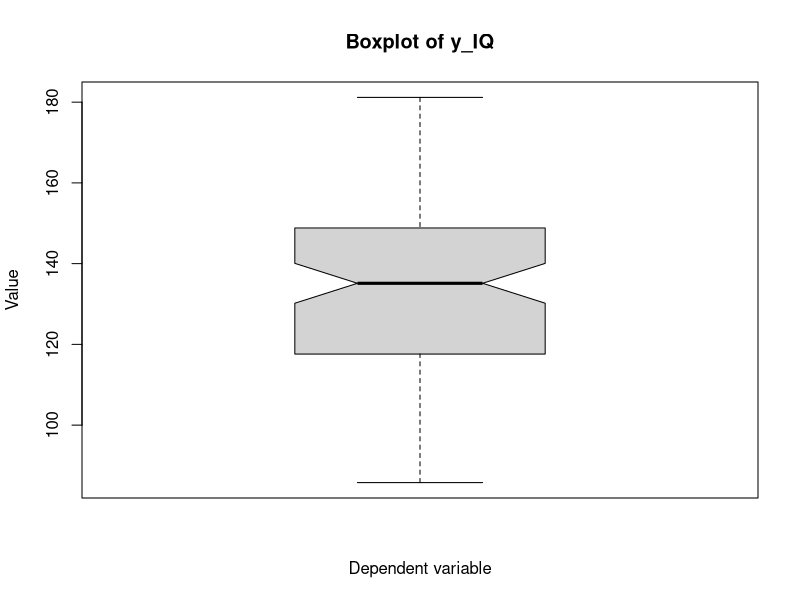
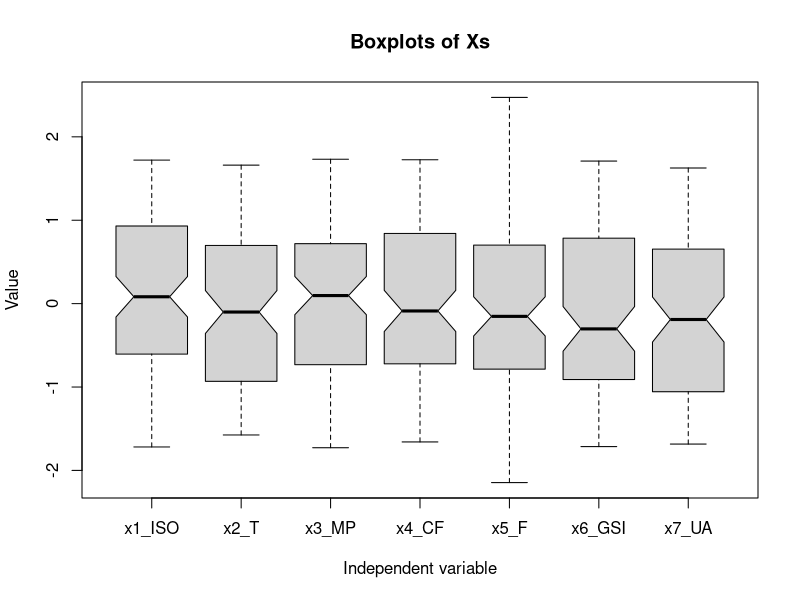
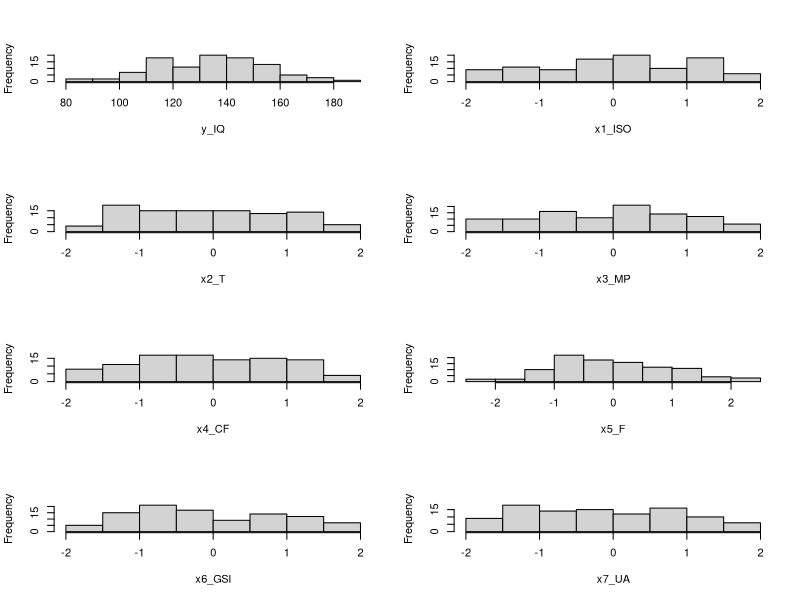
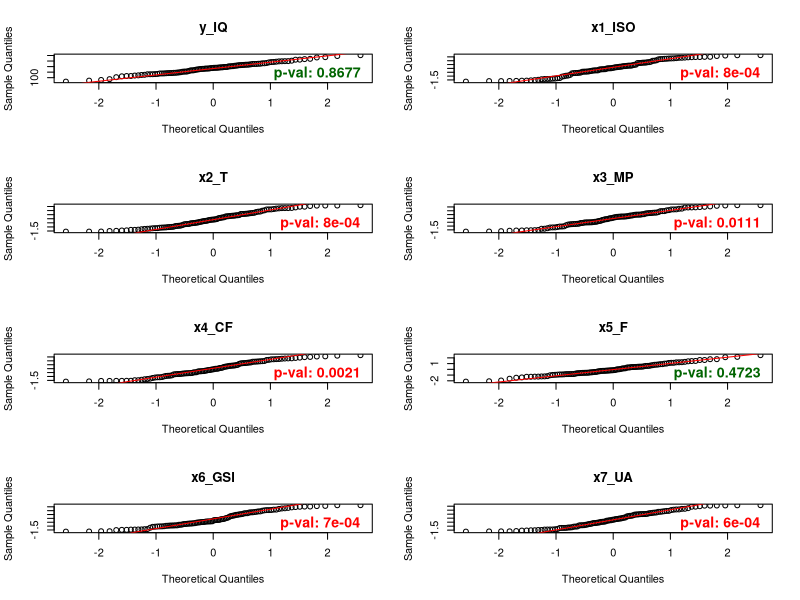
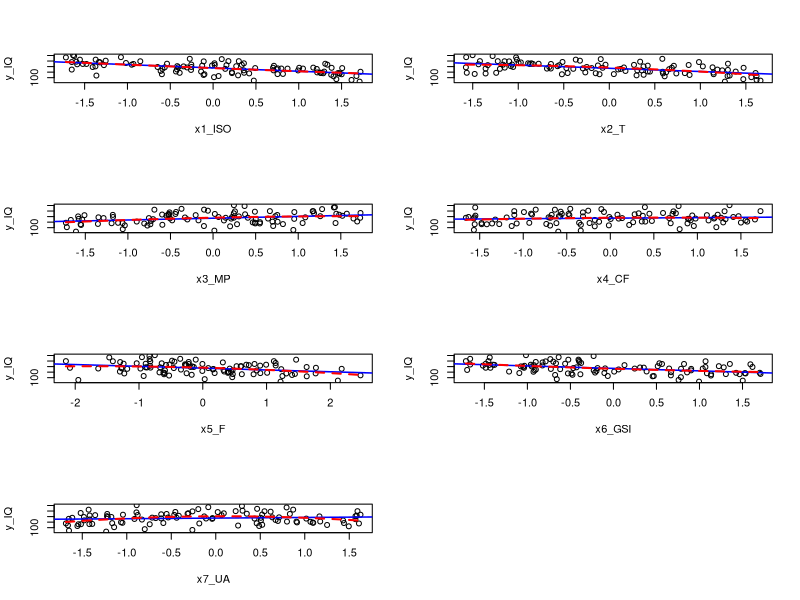
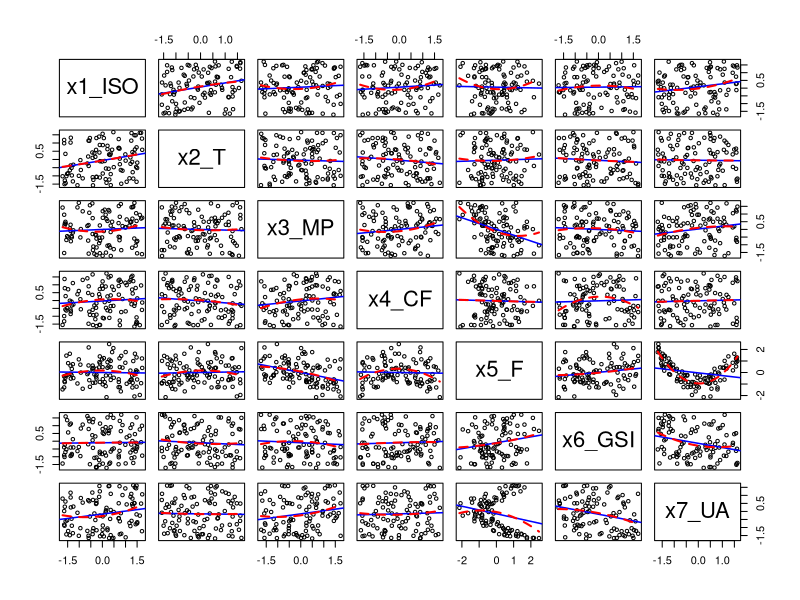
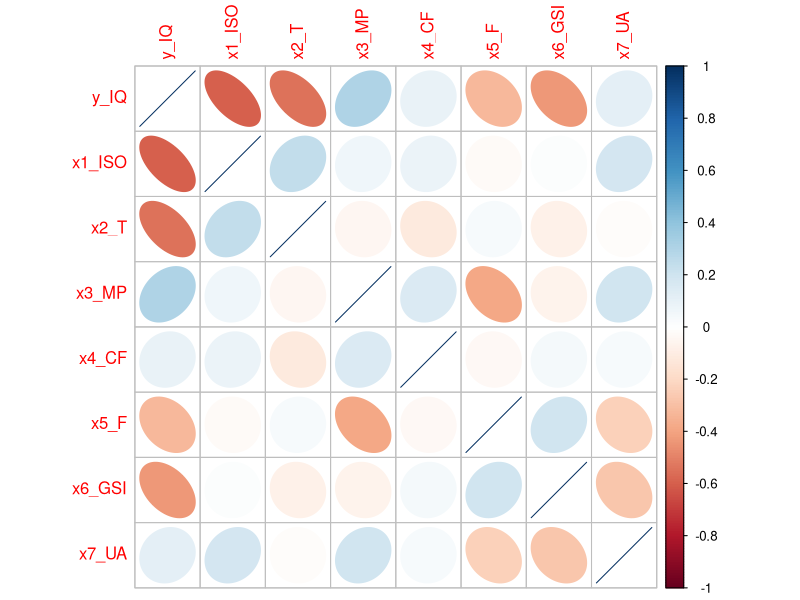
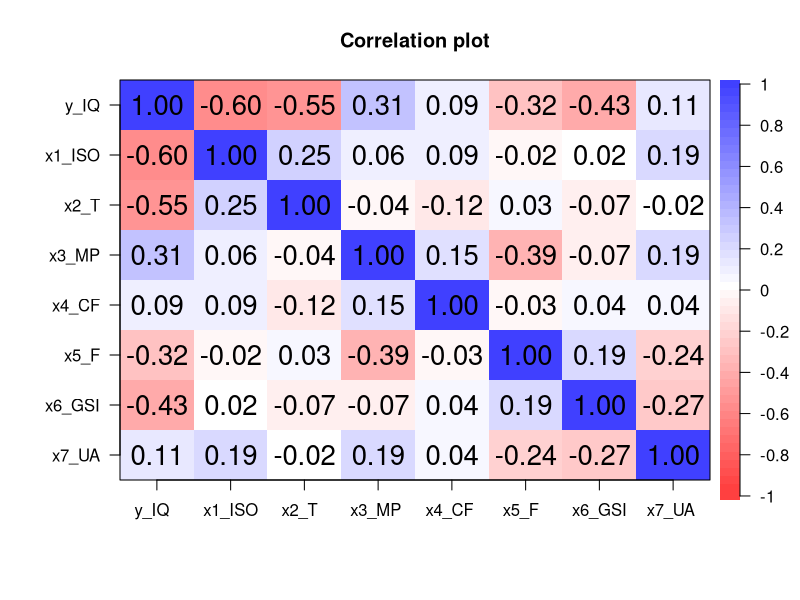

Write the R code that produced these figures, in order.
# Weighs 0 Bytes (or, does it? *moon men starts playing*)
library(corrplot)       # guess
library(psych)          # corPlot


# 0.1.
twist = read.csv("Dataset_N7.csv", header=T)
n = nrow(twist)
while("twist" %in% search()) detach("twist")
attach(twist)


twist_sorted = twist[order(y_IQ),]

head(twist_sorted)
tail(twist_sorted)


# 1.1.
summary(twist)
lista_variabili <- list(
    y_IQ = y_IQ, x1_ISO = x1_ISO, x2_T = x2_T, x3_MP = x3_MP, 
    x4_CF = x4_CF, x5_F = x5_F, x6_GSI = x6_GSI, x7_UA = x7_UA
)

cat(sprintf("%-8s %10.4s %10.4s\n", "", "StD", "Var"))
for(nome in names(lista_variabili)) {
    dati = lista_variabili[[nome]]
    cat(sprintf("%-8s %10.4f %10.4f\n", nome, sd(dati), var(dati)))
}

var_coeff_y = sd(y_IQ) / mean(y_IQ) * 100; var_coeff_y  # around 15%

# Old timey person (or catto)
png(filename = "plottwists/boxplot_y.png", width = 4, height = 6, units = "in", res = 300, bg = "white")
    boxplot(y_IQ, notch=T, main = "Boxplot of y_IQ", ylab = "Value", xlab = "Dependent variable")
dev.off()

png(filename = "plottwists/boxplots_xs.png", width = 8, height = 6, units = "in", res = 250, bg = "white")
    boxplot(x1_ISO, x2_T, x3_MP, x4_CF, x5_F, x6_GSI, x7_UA,
            notch = TRUE,
            xlab = 'Independent variable',
            ylab = 'Value',
            main = 'Boxplots of Xs',
            names = c("x1_ISO", "x2_T", "x3_MP", "x4_CF", "x5_F", "x6_GSI", "x7_UA")
    )
dev.off()


# 1.2.
# Creazione tabella frequenze per variabili continue
dati_frequenze_variabili <- list()

for(nome in names(lista_variabili)) {
    dati = lista_variabili[[nome]]

    k = ceiling(1 + 3.3 * log10(n))

    minimo = min(dati)
    massimo = max(dati)

    ampiezza = (massimo - minimo) / k
    limiti = minimo + 0:k * ampiezza
    limiti_tag = limiti

    classi = cut(dati, breaks = limiti, right = FALSE, include.lowest = TRUE)
    frequenza = as.integer(table(classi))
    limite_sx = head(limiti_tag, -1)
    limite_dx = tail(limiti_tag, -1)
    frequenza_relativa = frequenza / n

    tab_freq = data.frame(
        variabile = sprintf("%.2f < %s < %.2f", limite_sx, nome, limite_dx),
        classe = seq_along(frequenza),
        frequenza = frequenza,
        frequenza_relativa = frequenza_relativa,
        frequenza_cumulata = cumsum(frequenza),
        frequenza_relativa_cumulata = cumsum(frequenza_relativa)
    )

    dati_frequenze_variabili[[nome]] <- tab_freq
}

dati_frequenze_variabili

png(filename = "plottwists/hists.png", width = 10, height = 14, units = "in", res = 200, bg = "white")
par(mfrow = c(4, 2))
    for(nome in names(lista_variabili)) {
        dati = lista_variabili[[nome]]

        hist(dati, main='', xlab=nome)
    }
dev.off()


png(filename = "plottwists/qq_normals.png", width = 10, height = 14, units = "in", res = 200, bg = "white")
par(mfrow = c(4, 2))
    for(nome in names(lista_variabili)) {
    
    dati <- lista_variabili[[nome]]
    
    shapiro_risultato <- shapiro.test(dati)
    p_val <- round(shapiro_risultato$p.value, 4)
    
    qqnorm(dati, main = nome)
    qqline(dati, col = "red")
    
    mtext(text = paste("p-val:", p_val), 
            side = 1, 
            line = -1.2, 
            adj = 0.95,
            col = ifelse(p_val < 0.05, "red", "darkgreen"), 
            cex = 0.85, 
            font = 2)
    }
dev.off()


# 1.3.
pannello_lineare_e_quadratico <- function(x, y, ...) {
    points(x, y, ...)
    abline(lm(y ~ x), col = "blue", lwd = 1.5)
    seq_x <- seq(min(x, na.rm = TRUE), max(x, na.rm = TRUE), length.out = 100)
    modello_quadratico <- lm(y ~ poly(x, 2, raw = TRUE))
    predizioni_y <- predict(modello_quadratico, newdata = data.frame(x = seq_x))
    lines(seq_x, predizioni_y, col = "red", lwd = 2, lty = "dashed")
}

png(filename = "plottwists/scatters_y_vs_xs_lines.png", width = 10, height = 14, units = "in", res = 200, bg = "white")
par(mfrow = c(4, 2))
    for (name in names(lista_variabili)) {
        if (name != "y_IQ") {
            data = lista_variabili[[name]]
            plot(data, y_IQ, main='', xlab=name, ylab="y_IQ", type="n")
            pannello_lineare_e_quadratico(data, y_IQ, pch=1, col="black")
        }
}
dev.off()

independent_twist = twist
independent_twist$y_IQ = NULL

png(filename = "plottwists/scatters_all_lines.png", width = 14, height = 14, units = "in", res = 200, bg = "white")
    pairs(independent_twist, 
        panel = pannello_lineare_e_quadratico, 
        pch = 1, 
        col = "black", 
        cex = 0.7)
dev.off()


# 1.4.
cv = cov(twist)
cr = cor(twist)

png(filename = "plottwists/corrplot.png", width = 10, height = 10, units = "in", res = 200, bg = "white")
    corrplot(cr, method = 'ellipse')
dev.off()
# corrplot.mixed(cr, number.cex=0.8, tl.cex=0.8)

png(filename = "plottwists/corrplot_heatmap.png", width = 10, height = 10, units = "in", res = 200, bg = "white")
    corPlot(cr, cex = 1.1, show.legend=TRUE, main="Correlation plot")
dev.off()



png(filename = "plottwists/x1_ISO_vs_y_IQ.png", width = 4, height = 4, units = "in", res = 400, bg = "white")
    plot(x1_ISO, y_IQ)
dev.off()

png(filename = "plottwists/x5_F_vs_x7_UA.png", width = 4, height = 4, units = "in", res = 400, bg = "white")
    plot(x5_F, x7_UA)
dev.off()




# 2.1.
fit0 = lm(y_IQ ~ ., data=twist); summary(fit0)                                                  # R²=0.8408; x4_CF, x5_F**, x7_UA
fit1 = lm(y_IQ ~ .-x7_UA, data=twist); summary(fit1)                                            # R²=0.8408; -x7_UA
fit2 = lm(y_IQ ~ .-x7_UA-x4_CF, data=twist); summary(fit2)                                      # R²=0.8371; -x4_CF
                
fit00 = lm(y_IQ ~ .^2, data=twist); summary(fit00)                                              # R²=0.859; x4_CF, x5_F.,x7_USA, .^2-{x3_MP:x4_CF.} 
fit01 = lm(y_IQ ~ .-x7_UA-x4_CF+x3_MP:x4_CF, data=twist); summary(fit01)                        # R²=0.842; -x4_CF -x7_UA -.^2-{x3_MP:x4_CF}
                
                
fit000 = lm(y_IQ ~ .^2+I(x7_UA^2), data=twist); summary(fit000)                                 # R²=0.8672; x4_CF., x5_F, x7_UA, x7_UA^2*, .^2 
fit001 = lm(y_IQ ~ .+I(x7_UA^2)-x5_F-x7_UA, data=twist); summary(fit001)                        # R²=0.8488; x4_CF, x7_UA^2***; -x5_F -x7_UA -.^2
fit002 = lm(y_IQ ~ .+I(x7_UA^2)-x4_CF-x5_F-x7_UA, data=twist); summary(fit002)                  # R²=0.8456; -x4_CF
fit003 = lm(y_IQ ~ .+I(x7_UA^2)-x4_CF-x7_UA, data=twist); summary(fit003)                       # R²=0.8462; x7_UA^2*, x5_F; +x5_F
                
fit0000 = lm(y_IQ ~ .^2+I(x2_T^2)+I(x7_UA^2), data=twist); summary(fit0000)                     # R²=0.8899; x4_CF., x5_F, x7_UA, x7_UA^2*, .^2
fit0001 = lm(y_IQ ~ .+I(x2_T^2)+I(x7_UA^2)-x5_F-x7_UA, data=twist); summary(fit0001)            # R²=0.869; x4_CF, x7_UA^2***; -x5_F -x7_UA -.^2
fit0002 = lm(y_IQ ~ .+I(x2_T^2)+I(x7_UA^2)-x4_CF-x5_F-x7_UA, data=twist); summary(fit0002)      # R²=0.8666; -x4_CF
fit0003 = lm(y_IQ ~ .+I(x2_T^2)+I(x7_UA^2)-x4_CF-x7_UA, data=twist); summary(fit0003)           # R²=0.8667; x7_UA^2*, x5_F; +x5_F


fits <- list(
  fit1 = fit1,
  fit01 = fit01,
  fit001 = fit001,
  fit002 = fit002,
  fit0001 = fit0001,
  fit0002 = fit0002
)



for (i in 1:4) {
    png(filename = sprintf("plottwists/diagnostics_%d.png", i), width = 8, height = 12, units = "in", res = 200, bg = "white")
    par(mfrow = c(3, 2))
        for (name in names(fits)) {
            fit <- fits[[name]]
        
            if (i < 4) {
                plot(fit, which = i, main = name)
        
            } else {
                cook <- cooks.distance(fit)
                threshold <- 4 / nobs(fit)
                
                plot(
                    cook,
                    type = "h",
                    main = name,
                    ylim = c(0, 0.13),
                    xlab = "Obs. number",
                    ylab = "Cook's distance"
                )
                
                abline(h = threshold, col = "red", lty = 2)       # Seizing the means of production
                
                influential <- which(cook > threshold)
                
                text(influential, cook[influential], labels = influential, pos = 3, cex = 0.8)
            }
        }
    dev.off()
}


AIC(fit1, fit01, fit001, fit002, fit0001, fit0002)
BIC(fit1, fit01, fit001, fit002, fit0001, fit0002)

# Tabella riassuntiva per confrontare le metriche di tutti i modelli
confronto_modelli <- data.frame(
  R_quadrato     = sapply(fits, function(m) summary(m)$r.squared),
  R_quadrato_adj = sapply(fits, function(m) summary(m)$adj.r.squared),
  AIC            = sapply(fits, AIC),
  BIC            = sapply(fits, BIC)
)
print(confronto_modelli)


FLAG = fit0002       # Fits Like A Glove

png(filename = "plottwists/diagnostics_FLAG.png", width = 10, height = 10, units = "in", res = 200, bg = "white")
par(mfrow = c(2, 2))
    plot(FLAG)
dev.off()

confint(FLAG)

pole = residuals(FLAG)
shapiro.test(pole)      # gotta see if it's normal

install.packages("car")
library(car)            # vrrrrrrom
vif(FLAG)               # multicollinearità

# a small step for a man crrrrrrrrrrrrrrrrrrrrrrrrrrrrrrrrrr, a giant leap for mankind crrrrrrrrrrrrrrrrrrrrrrrrrrrrrr

# 99.

reg = lm(y_IQ ~ x1_ISO + x2_T + x3_MP + x4_CF + x5_F + x6_GSI + x7_UA, data = twist); print(summary(reg))

fff = step(lm(y_IQ ~ .^2 + I(x1_ISO^2) + I(x2_T^2) + I(x3_MP^2) + I(x4_CF^2) + I(x5_F^2) + I(x6_GSI^2) + I(x7_UA^2), 
    data = twist),
    direction = "both",
    trace = 1,
    k = log(n)
)
summary(fff)

png(filename = "plottwists/confidence_intervals.png", width = 10, height = 10, units = "in", res = 200, bg = "white")
par(mfrow = c(1, 1))
# INTERVALLI DI CONFIDENZA PARAMETRI MODELLO FINALE (2.5 % -> L, 97.5 % -> U)
c0 <- coef(FLAG)
cc <- confint(FLAG)

parametri <- seq_along(c0)[-1]
etichette_parametri <- names(c0)[parametri]
etichette_parametri <- sub("^I\\((.*)\\)$", "\\1", etichette_parametri)

stima <- c0[parametri]
limite_inf <- cc[parametri, 1]
limite_sup <- cc[parametri, 2]
y_pos <- rev(seq_along(parametri))

x_lim <- range(c(0, limite_inf, limite_sup))
x_pad <- diff(x_lim) * 0.05
if (x_pad == 0) x_pad <- 1
x_lim <- x_lim + c(-x_pad, x_pad)

old_par <- par(no.readonly = TRUE)
par(mar = c(5, 8, 4, 2) + 0.1)

plot(
    stima, y_pos,
    xlim = x_lim,
    ylim = c(0.5, length(parametri) + 0.5),
    axes = FALSE,
    xlab = "Estimated coefficient",
    ylab = "",
    pch = 19,
    main = "Confidence Intervals for Parameter Estimates"
)
abline(v = 0, col = "gray60", lty = 2)
segments(limite_inf, y_pos, limite_sup, y_pos)
segments(limite_inf, y_pos - 0.08, limite_inf, y_pos + 0.08)
segments(limite_sup, y_pos - 0.08, limite_sup, y_pos + 0.08)
points(stima, y_pos, pch = 19)
axis(side = 1)
axis(side = 2, at = y_pos, labels = etichette_parametri, las = 1)
box(bty = "l")

par(old_par)
dev.off()
